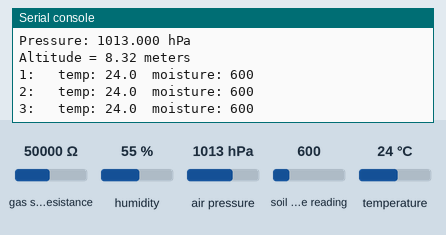
Recording of a program running on a simulated CircuitPython board. Shown: the last lines printed to the serial console. The test bench sets the inputs (shaded band); at power-on: gas sensor resistance 50000 Ω, humidity 55 %, air pressure 1013 hPa, soil moisture reading 600, temperature 24 °C.

Above: at 1.2 s.
1.3 s: gas sensor resistance set to 6880 Ω
2.8 s: humidity set to 22 %
4.3 s: air pressure set to 952 hPa
5.8 s: soil moisture reading set to 236
At 6.9 s:
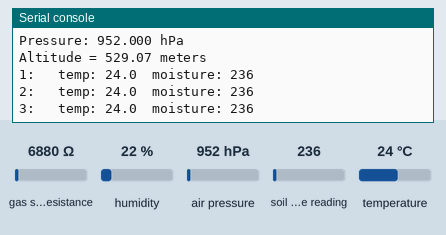
7.3 s: temperature set to 12 °C
At 8.9 s:
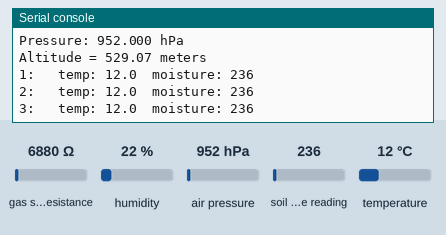
Timing chart, 0 to 9.8 s (numbered marks = the images above; inputs shaded):
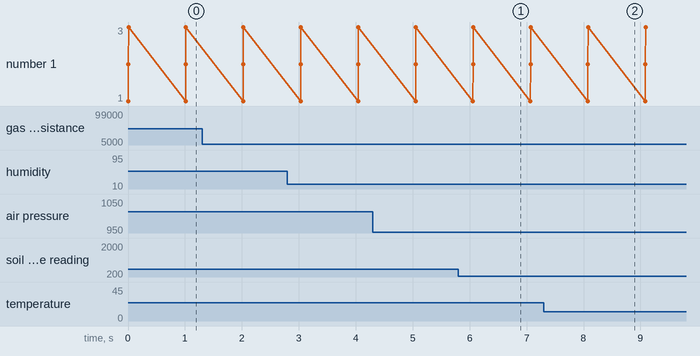

The program:

code.py
```python
import time
import adafruit_bme680
import board
from adafruit_seesaw.seesaw import Seesaw
from busio import I2C

# Create library object using our Bus I2C port
i2c = I2C(board.SCL, board.SDA)
bme680 = adafruit_bme680.Adafruit_BME680_I2C(i2c, address=0x76, debug=False)
ss1 = Seesaw(i2c, addr=0x36)
ss2 = Seesaw(i2c, addr=0x37)
ss3 = Seesaw(i2c, addr=0x38)

# change this to match the location's pressure (hPa) at sea level
bme680.sea_level_pressure = 1014

while True:
    print("\nTemperature: %0.1f C" % bme680.temperature)
    print("Gas: %d ohm" % bme680.gas)
    print("Humidity: %0.1f %%" % bme680.humidity)
    print("Pressure: %0.3f hPa" % bme680.pressure)
    print("Altitude = %0.2f meters" % bme680.altitude)
    touch = ss1.moisture_read()
    temp = ss1.get_temp()
    print("1:   temp: " + str(temp) + "  moisture: " + str(touch))
    touch = ss2.moisture_read()
    temp = ss2.get_temp()
    print("2:   temp: " + str(temp) + "  moisture: " + str(touch))
    touch = ss3.moisture_read()
    temp = ss3.get_temp()
    print("3:   temp: " + str(temp) + "  moisture: " + str(touch))
    time.sleep(1)
```

Measured:
- after the input at 5.8 s, the serial console: prints a new line after 0.26 s (image 1)
- after the input at 7.3 s, the serial console: prints a new line after 0.77 s (image 2)
